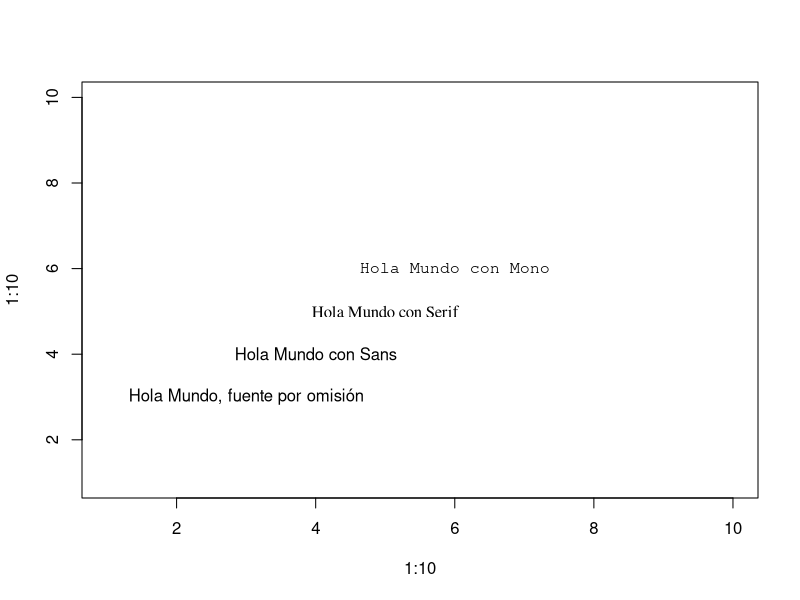

Here is the R script that generated this plot:
#example of the font management

plot(1:10, 1:10, type = "n")
text(3,3, "Hola Mundo, fuente por omisión")
text(4,4, family = "sans", "Hola Mundo con Sans")
text(5,5, family = "serif", "Hola Mundo con Serif")
text(6,6, family = "mono", "Hola Mundo con Mono")